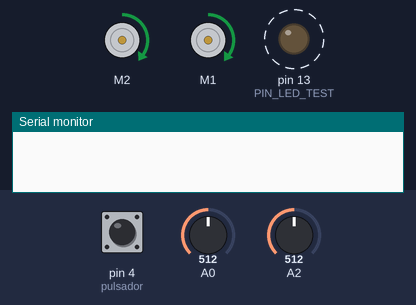
This sketch was run on a simulated Arduino Uno, built with avr-gcc and run on an emulated ATmega328P. Parts: 2 × DC motor (green arrow = forward, orange = backward, longer = faster), output pins drawn as LEDs (lit = HIGH), the last lines printed to the serial monitor. Dashed ring = blinking. The inputs (shaded band) are chosen by the test bench; at power-on: pin 4 (pulsador) LOW, A0 = 512, A2 = 512.

Above: at 1.25 s.
1.3 s: pin 4 (pulsador) pulled HIGH for 0.15 s
At 3.0 s:
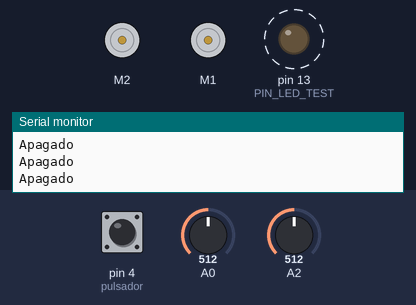
Timing chart, 0 to 10.4 s (numbered marks = the images above; inputs shaded):
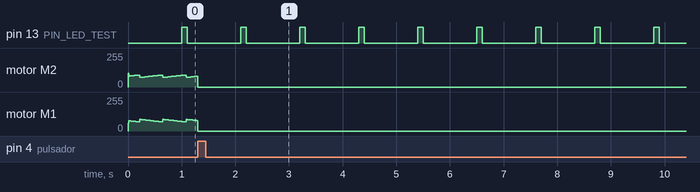

The sketch:

PIDNuestro1.ino
```cpp
#include <AFMotor.h>
#include "led_test.h"

unsigned long cronometro = 0; // DEBUG
void debugVel(); void debugSens(); void debugErr(); void debugMap();

AF_DCMotor motorI(2); AF_DCMotor motorD(1); // Motores

int sI = 0; int sC = 0; int sD = 0; // Sensores
// float kP = 0.15; float kI = 0.004; float kD = 0.11; // PID
int err = 0; int errIx = 0; int errDx = 0; float senialErr = 0; int errAnt = 0; // Errores
int posicion = 0; unsigned long tiempo = 1;
int velI = 0; int velD = 0;
int setPoint = 0; int velMedia = 80; // Setear
int estadoAnt = 0;

int pulsador = 4;

float kP = 0.015; float kI = 0.0003; float kD = 0.2; // PID
#define PULSADOR_PRESIONADO (digitalRead(pulsador) == HIGH)

void setup() {
	//Led de Testeo
	Serial.begin(9600);
	motorI.setSpeed(50); motorD.setSpeed(50); motorI.run(FORWARD); motorD.run(FORWARD); //(FORWARD = ADELANTE) – (BACKWARD = ATRAS) – (RELEASE = DETENER)
	pinMode(pulsador, INPUT);
	CONFIGURAR_LED_TEST;
	APAGAR_LED_TEST;
	motorI.setSpeed(0); motorD.setSpeed(0);
	}

/*
Utilizar el botón para cambiar de estado
Botón presionado por más de 2 segundos --> arranca al liberar ---> Destellar rápido indicando que está listo para arrancar
Un toque del botón --> Detiene el motor
*/
#define MODO_DETENIDO	0
#define MODO_LANZADOR	1
#define MODO_CARRERA	2

unsigned modo=MODO_DETENIDO;

void SupervisaBoton(void)
	{
	static bool pulsador_presionado_ant=0;
	static unsigned long ms_ini=0;
	//Debouncing (Anti-Rebote) ???

	//Si está en CARRERA y se presiona el botón --> pasar a modo DETENIDO
	//Si está en LANZADOR y se libera el botón --> pasar a modo CARRERA
	if(PULSADOR_PRESIONADO && !pulsador_presionado_ant)	//Se presionó el botón
		{
		ms_ini=millis();
		if(modo==MODO_CARRERA) modo=MODO_DETENIDO;
		}
	if(!PULSADOR_PRESIONADO && pulsador_presionado_ant)	//Se liberó el botón
		{
		if(millis()-ms_ini >2000) 	//Si pasaron más de 2 segundos
			{
			if(modo==MODO_LANZADOR)
				modo=MODO_CARRERA;
			}
		else
			modo=MODO_DETENIDO;
		}
	pulsador_presionado_ant=PULSADOR_PRESIONADO;
	}

void loop() {
	LedTest();
	// SupervisaBoton();
	// if(modo!=MODO_CARRERA) return;	//Queda a la espera del modo carrera

	if(PULSADOR_PRESIONADO){
		motorI.run(RELEASE); motorD.run(RELEASE);
		Serial.println("Apagado");
		return;
		}

	sI = analogRead(A0);
	sD = analogRead(A2);
	sI = constrain(map(sI, 160, 970, 0, 500), 0, 500);
  	sD = constrain(map(sD, 85, 750, 0, 500), 0, 500);

	posicion = sD - sI;
	err = setPoint - posicion;

	errIx = errIx + (err * tiempo);		//errIx + err
	errDx = (err - errAnt) / tiempo; 	//err
	senialErr = (kP*err) + (kI*errIx) + (kD*errDx);

	velI = (velMedia - senialErr);
	velD = (velMedia + senialErr);

	//Limito velocidad motor Izquierdo
	if( velI > 255)
		velI = 255;
	else if(velI < 0)
		velI = 0;
	//Limito velocidad motor Derecho
	if( velD > 255)
		velD = 255;
	else if(velD < 0)
		velD = 0;

	if(posicion < 0){ // Se va a la derecha
		estadoAnt = 1;
	}else if(posicion > 0){ // Se va a la izquierda
		estadoAnt = -1;
	}

	if(sI < 50 && sD < 50){ // Si se va a negro el auto, recuerdo por donde me sali
		if(estadoAnt > 0){
			motorI.setSpeed(20);
			// motorD.setSpeed(60);
			motorD.setSpeed(velD);
		}else if(estadoAnt < 0){
			// motorI.setSpeed(60);
			motorI.setSpeed(velI);
			motorD.setSpeed(20);
		}
	}else{
		motorI.setSpeed(velI);	motorD.setSpeed(velD);
	}


  	errAnt = err;
	// if(millis() - tiempo > 100)
	// 	tiempo = millis() - tiempo;

	//DEBUG
	return;
	if(millis() - cronometro < 500)
		return;

	cronometro = millis();
	debugMap();
	debugVel();
	debugErr();
	/* Serial.print("err: ");
	Serial.println(err);
	Serial.print("errIx: ");
	Serial.println(errIx);
	Serial.print("senialErr: ");
	Serial.println(senialErr);
	Serial.print("Pos: ");
	Serial.println(posicion);
	Serial.println("------"); */
}

void debugErr(){
	Serial.print("err: ");
	Serial.println(err);

	/* Serial.println();
	Serial.print("errIx: ");
	Serial.println(errIx); */

	/* Serial.println();
	Serial.print("errDx: ");
	Serial.println(errDx); */

	Serial.println();
	Serial.print("senialErr: ");
	Serial.println(senialErr);

}

void debugVel(){
	Serial.print("|| ");
	Serial.print(velI);
	Serial.print(" ||");

	Serial.print("------");

	Serial.print("|| ");
	Serial.print(velD);
	Serial.println(" ||");
	Serial.println();
}

void debugSens(){
	Serial.println("*******");
    Serial.print("sI: ");
    Serial.print(analogRead(A0));

    Serial.println("");
    Serial.print("sC: ");
    Serial.print(analogRead(A1));

    Serial.println("");
    Serial.print("sD: ");
    Serial.print(analogRead(A2));

	Serial.println("");
	Serial.print("Posicion: ");
	Serial.println(posicion);
}
void debugMap(){
	Serial.println("*******");
    Serial.print("sI: ");
    Serial.print(sI);

    /* Serial.println("");
    Serial.print("sC: ");
    Serial.print(analogRead(A1)); */

    Serial.print(" ---- ");
    Serial.print("sD: ");
    Serial.println(sD);

}
```

led_test.cpp
```cpp
#include "led_test.h"

void LedTest(void)
	{
	static unsigned long ms_ant=0;
	static bool estado=0;
	static unsigned int espera=TPO_LED_OFF;

	if(millis()-ms_ant < espera) return;
	ms_ant=millis();

	estado=!estado;

	if(estado)
		{
		ENCENDER_LED_TEST;
		espera=TPO_LED_ON;
		}
	else
		{
		APAGAR_LED_TEST;
		espera=TPO_LED_OFF;
		}
	}
```

led_test.h
```cpp
#ifndef LED_TEST

#define LED_TEST
#include "Arduino.h"

//http://blog.theinventorhouse.org/usando-las-entradas-analogicas-de-arduino-como-digitales/
//A0 a A5 --> 14 a 19

//LED DE TESTEO
#define PIN_LED_TEST 13

#define CONFIGURAR_LED_TEST pinMode(PIN_LED_TEST, OUTPUT)
#define ENCENDER_LED_TEST digitalWrite(PIN_LED_TEST, HIGH)
#define APAGAR_LED_TEST digitalWrite(PIN_LED_TEST, LOW)

#define TPO_LED_ON 100
#define TPO_LED_OFF 1000

void LedTest(void);

#endif
```

Measured:
- by itself, pin 13 (PIN_LED_TEST): alternates HIGH for 0.10 s and LOW for 1.0 s
